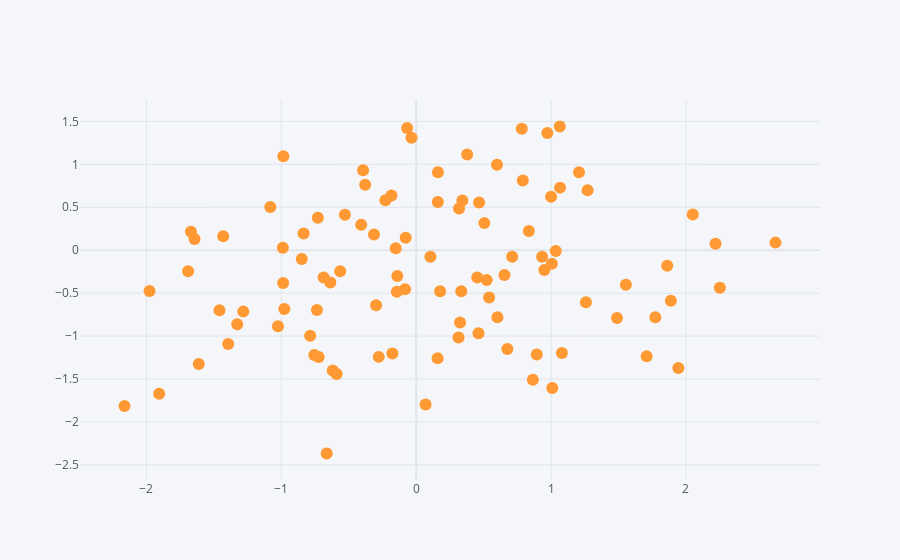

Write notebook code for a chart like this one.
### Code cell
df.iplot(x = 'A',y = 'B' ,mode = 'markers')
